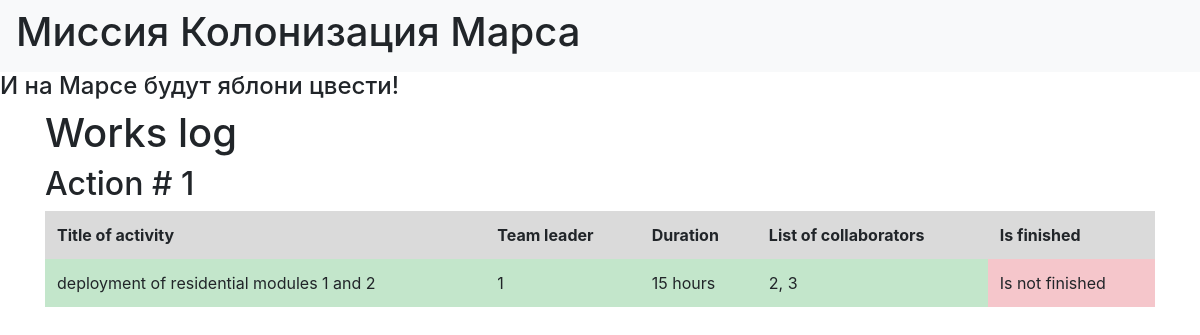
Before: / with the older database file.
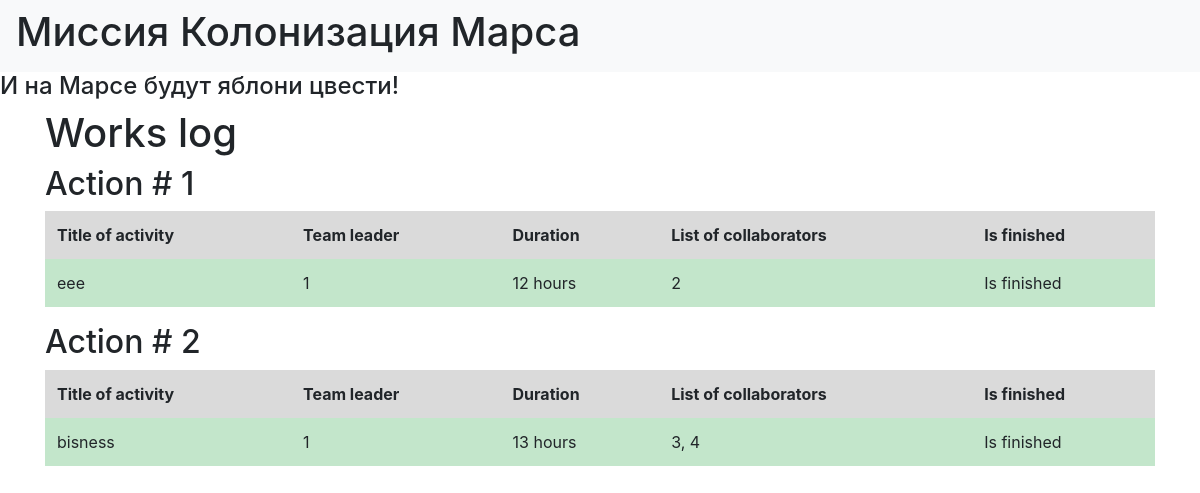
After: the same page with the newer database file.
### data/jobs.py (models this page shows)
class Jobs(SqlAlchemyBase):
    __tablename__ = 'jobs'
    id = sqlalchemy.Column(sqlalchemy.Integer,
                           primary_key=True, autoincrement=True)
    team_leader = sqlalchemy.Column(sqlalchemy.Integer,
                                    sqlalchemy.ForeignKey("users.id"))
    job = sqlalchemy.Column(sqlalchemy.String, nullable=True)
    work_size = sqlalchemy.Column(sqlalchemy.Integer)
    collaborators = sqlalchemy.Column(sqlalchemy.String)
    start_date = sqlalchemy.Column(sqlalchemy.DateTime,
                                   default=datetime.datetime.now)
    end_date = sqlalchemy.Column(sqlalchemy.DateTime)
    is_finished = sqlalchemy.Column(sqlalchemy.Boolean, default=False)
    user = orm.relation('User')

### main.py (the view)
@app.route('/')
def index():
    session = db_session.create_session()
    job = session.query(Jobs).all()
    return render_template('index.html', job=job)

### data/db_session.py (called while the page is built)
def create_session() -> Session:
    global __factory
    return __factory()

### templates/index.html
{% extends "base.html" %}
{% block content %}
<h1>Works log</h1>
{% for item in job%}
<h2>Action # {{item.id}}</h2>
   <table class="table table-borderless">
  <thead>
    <tr class="table-active">
      <th scope="col">Title of activity</th>
      <th scope="col">Team leader</th>
      <th scope="col">Duration</th>
      <th scope="col">List of collaborators</th>
      <th scope="col">Is finished</th>
    </tr>
  </thead>
  <tbody>
    <tr>
      <td class="table-success">{{item.job}}</td>
      <td class="table-success">{{item.team_leader}}</td>
      <td class="table-success">{{item.work_size}} hours</td>
      <td class="table-success">{{item.collaborators}}</td>
      {%if item.is_finished%}
        <td class="table-success">Is finished</td>
      {%else%}
        <td class="table-danger">Is not finished</td>
      {%endif%}
    </tr>
  </tbody>
</table>
{% endfor %}
{% endblock %}

### templates/base.html (shortened to what this page needs)
<!DOCTYPE html>
<html lang="en">
<head>
    <link rel="stylesheet"
                    href="https://stackpath.bootstrapcdn.com/bootstrap/4.4.1/css/bootstrap.min.css"
>
</head>
<body>
<nav class="navbar navbar-light bg-light">
    <h1>Миссия Колонизация Марса</h1>
</nav>
<h4>И на Марсе будут яблони цвести!</h4>
<main role="main" class="container">
    {% block content %}{% endblock %}
</main>
</body>
</html>

Changed rows visible on the page:
changed Jobs id 1: job "deployment of residential modules 1 and 2" → "еее"; work_size "15" → "12"; collaborators "2, 3" → "2"; is_finished "Is not finished" → "Is finished"
added Jobs: id "2", job "bisness", team_leader "1", work_size "13", collaborators "3, 4", is_finished "Is finished"
